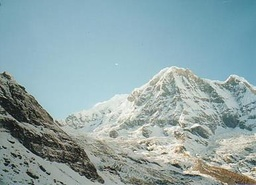
#> input picture images/g.jpeg, 256 x 185 px, shrunk from 386 x 279 before the run
$ python main.py
#> lines starting #> are read from the running program, lines starting #| are printed output that depends on the picture
import cv2 as cv
import math
import numpy as np


IMAGE_PATH1 = './images/g.jpeg'
IMAGE_PATH2 = './images/f.jpg'
SIGMA = 1.6
S = 4
K = 2 ** (1 / S)

class main():
    def __init__(self):
        self.img1 = cv.imread(IMAGE_PATH1,0)
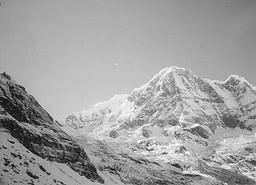
#> self.img1: shape (185, 256); min 4, max 254, mean 160
        self.img2 = cv.imread(IMAGE_PATH2,0)
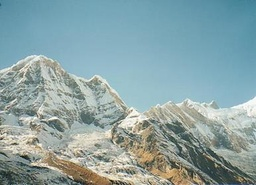
#> input picture images/f.jpg, 256 x 185 px, shrunk from 386 x 279 before the run
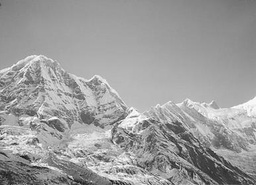
#> self.img2: shape (185, 256); min 19, max 255, mean 156.2

    def genDoG(self,img):
        K = 2
        height = len(img)
#> height = 185
        width = len(img[0])
#> width = 256
        group_num = int(math.log(min(width,height),2)) - S
#> group_num = 3
        height *= 2
#> height = 370
        width *= 2
#> width = 512
        # weight = 1
        pyramid = []
        DoG_pyramid = []
        for i in range(group_num):
            img = cv.resize(img,(width,height))
            group = []
            for j in range(S):

                t = cv.GaussianBlur(img,(int(width / 2) * 2  + 1,int(height / 2) * 2 + 1),2 ** i * K ** j * SIGMA)

                group.append(t)
            height = int(height / 2)
            width = int(width / 2)
            # weight *= 2
            pyramid.append(group)
#> this loop made 3 passes
#> (height, width) on passes 1 to 3: (185, 256), (92, 128), (46, 64)
#> pass 1, in genDoG, `img = cv.resize(img,(width,height))`:
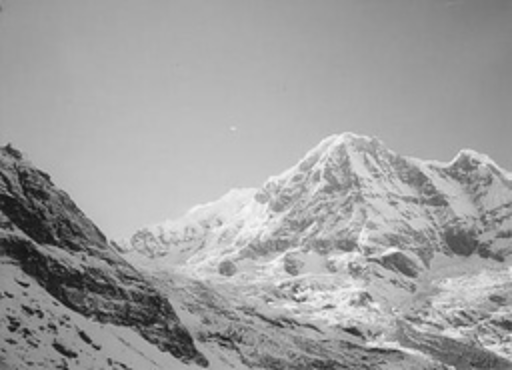
#> img: shape (370, 512); min 16, max 248, mean 160
#> pass 3, in genDoG, `img = cv.resize(img,(width,height))`:
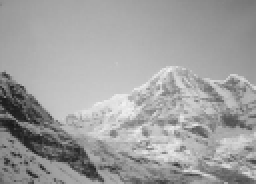
#> img: shape (92, 128) (shown 2 times larger); min 22, max 241, mean 160
#> after the loop, pyramid = 3 items

        for i in range(group_num):
            group = []
            for j in range(S - 1):
                t = pyramid[i][j + 1] - pyramid[i][j]
                # cv.imshow("test", t)
                # cv.waitKey()
                group.append(t)
            DoG_pyramid.append(group)
#> after the loop, DoG_pyramid = 3 items

        return group_num,DoG_pyramid
    def findEdge(self,img):
        group_num, DoG_pyramid = self.genDoG(img)
#> group_num = 3; DoG_pyramid = 3 items
        height = len(img)
#> height = 185
        width = len(img[0])
#> width = 256
        edge = [[0 for i in range(width)] for j in range(height)]

        mid_row = int(height / 2)
#> mid_row = 92
        mid_col = int(width / 2)
#> mid_col = 128
        edges = []
        h = height * 2
#> h = 370
        w = width * 2
#> w = 512
        for i in range(group_num):
            print(i)
            mid_r = int(h / 2)
            mid_c = int(w / 2)
            for j in range(1,S - 2):
                cand = []
                for r in range(1,h - 1):
                    # print(r)
                    for c in range(1,w - 1):
                        b_flag = 0
                        s_flag = 0
                        flag = 0
                        for m in range(-1,2):
                            if flag:
                                break
                            for n in range(-1,2):


                                if DoG_pyramid[i][j - 1][r + m][r + n] > DoG_pyramid[i][j][r][c]:
                                    b_flag = 1

                                if DoG_pyramid[i][j - 1][r + m][r + n] < DoG_pyramid[i][j][r][c]:
                                    s_flag = 1

                                if DoG_pyramid[i][j + 1][r + m][r + n] > DoG_pyramid[i][j][r][c]:
                                    b_flag = 1

                                if DoG_pyramid[i][j + 1][r + m][r + n] < DoG_pyramid[i][j][r][c]:
                                    s_flag = 1

                                if DoG_pyramid[i][j][r + m][r + n] > DoG_pyramid[i][j][r][c]:
                                    b_flag = 1

                                if DoG_pyramid[i][j][r + m][r + n] < DoG_pyramid[i][j][r][c]:
                                    s_flag = 1

                                if b_flag and s_flag:
                                    flag = 1
                                    break
                        if flag:
                            continue


                        else:
                            origin_row = mid_row + int(height / h) * (r - mid_r)
                            origin_col = mid_col + int(width / w) * (c - mid_c)
                            edge[origin_row][origin_col] = 1
            h = int(h / 2)
            w = int(w / 2)
#> this loop made 3 passes
#> (mid_r, mid_c, h, w) on passes 1 to 3: (185, 256, 185, 256), (92, 128, 92, 128), (46, 64, 46, 64)
#> after the loop, edge = 185 items
        print(edge.count(1))
#| 0
    # [29 lines of commented-out code are left out]

    def mainMethod(self):
        self.findEdge(self.img1)
        # self.genDoG(self.img1)
        # self.show()

if __name__ == '__main__':
    a = main()
    a.mainMethod()
